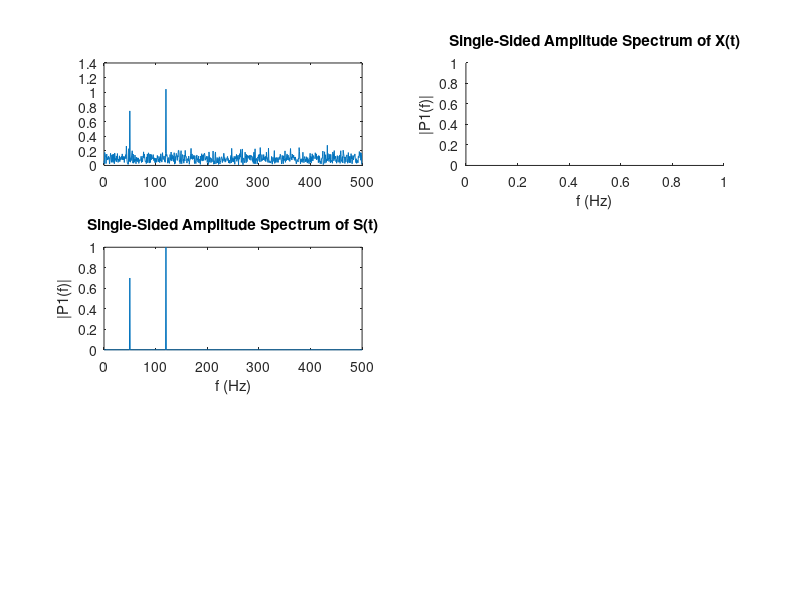

Source code (MATLAB):
Fs = 1000; % Sampling frequency 
T = 1/Fs; % Sampling period 
L = 1500; % Length of signal
t = (0:L-1)*T; % Time vector
S = 0.7*sin(2*pi*50*t) + sin(2*pi*120*t);
X = S + 2*randn(size(t));
subplot(3,2,1)
plot(1000*t(1:50),X(1:50))
title('Signal Corrupted with Zero-Mean Random Noise')
xlabel('t (milliseconds)')
ylabel('X(t)')
Y = fft(X);
P2 = abs(Y/L);
P1 = P2(1:L/2+1);
P1(2:end-1) = 2*P1(2:end-1);
f = Fs*(0:(L/2))/L;
plot(f,P1) 
subplot(3,2,2)
title('Single-Sided Amplitude Spectrum of X(t)')
xlabel('f (Hz)')
ylabel('|P1(f)|')
Y = fft(S);
P2 = abs(Y/L);
P1 = P2(1:L/2+1);
P1(2:end-1) = 2*P1(2:end-1);
subplot(3,2,3)
plot(f,P1) 
title('Single-Sided Amplitude Spectrum of S(t)')
xlabel('f (Hz)')
ylabel('|P1(f)|')